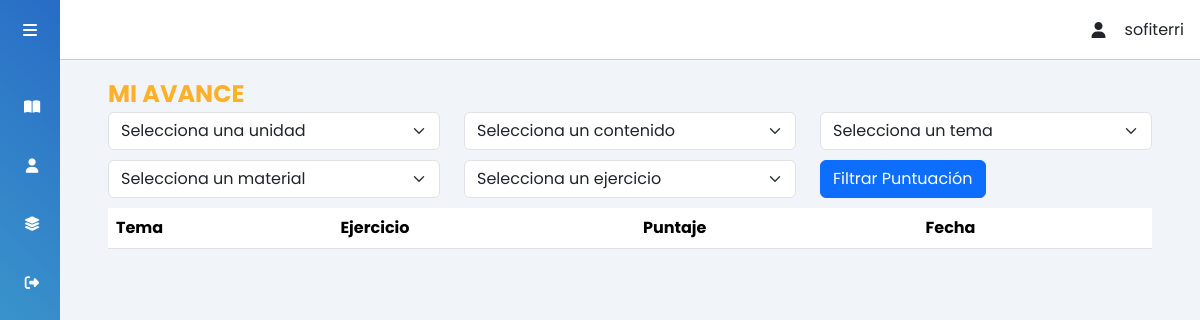
/avance_alumno/ (signed in), run on an earlier commit of the app's database.
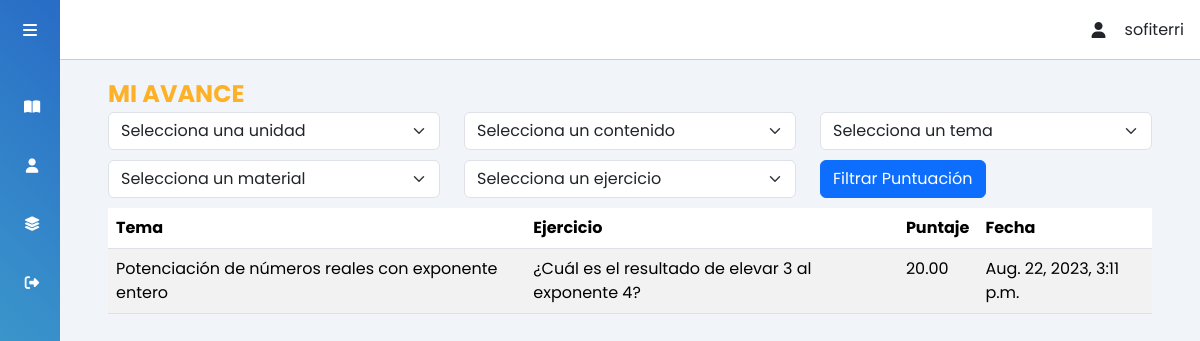
And on a later commit of the database.
### tasks/models.py (models this page shows, shortened)
class Puntuacion(models.Model):
    usuario = models.ForeignKey(User, on_delete=models.CASCADE)
    ejercicio = models.ForeignKey(Ejercicio, on_delete=models.CASCADE)
    fecha = models.DateTimeField(auto_now_add=True)
    puntaje = models.DecimalField(max_digits=5, decimal_places=2)

class Ejercicio(models.Model):
    enunciado = models.TextField()
    opciones = models.JSONField()  # Almacena las opciones de respuesta como un JSON
    respuesta_correcta = models.IntegerField()  # Respuesta correcta en el campo 'opciones'
    material = models.ForeignKey(Material, on_delete=models.CASCADE, default=1)  # Relación con Material
    def __str__(self):
        return f"{self.enunciado}"

class Material(models.Model):
    enlace = models.URLField()
    archivo_pdf = models.FileField(upload_to='pdfs/', validators=[validate_pdf_extension, validate_pdf_size],
                                   default='default.pdf')
    tema = models.ForeignKey(Tema, on_delete=models.CASCADE)  # Relación de uno a muchos con Tema

class Tema(models.Model):
    nombre = models.CharField(max_length=100)
    contenido = models.ForeignKey(Contenido, on_delete=models.CASCADE)
    def __str__(self):
        return self.nombre

### tasks/views.py (the view)
# urls.py: path('avance_alumno/', views.visualizar_puntuacion, name='avance_alu'),
@login_required
def visualizar_puntuacion(request):
    usuario_actual = request.user
    unidades = Unidad.objects.all()
    puntuaciones = Puntuacion.objects.filter(usuario=usuario_actual).select_related('ejercicio__material__tema')
    context = {
        'unidades': unidades,
        'puntuaciones': puntuaciones,
    }
    return render(request, 'avance_alumno.html', context)

### tasks/context_processors.py (called while the page is built)
def user_email(request):
    user = request.user
    if user.is_authenticated:
        email = user.email
        username = user.username
        first_name = user.first_name
        last_name = user.last_name
    else:
        email = None
        username = None
        first_name = None
        last_name = None
    return {
        'user_email': email,
        'user_username': username,
        'user_first_name': first_name,
        'user_last_name': last_name
    }

### tasks/templates/avance_alumno.html (shortened to what this page needs)
{% extends 'profile.html' %}
{% load static %}
{% block content %}
<span class="fw-bold fs-4" style="color: #fdb128">MI AVANCE</span>
    <div class="row">
        <div class="col-md-4" style="margin-bottom: 10px;">
            <select id="unidad-select" class="form-select" aria-label="Unidad select" onchange="cargarContenidos()">
                <option value="">Selecciona una unidad</option>
            </select>
        </div>
        <div class="col-md-4">
            <select id="contenido-select" class="form-select" aria-label="Contenido select" onchange="cargarTemas()">
                <option selected>Selecciona un contenido</option>
            </select>
        </div>
        <div class="col-md-4">
            <select id="tema-select" class="form-select" aria-label="Tema select" onchange="cargarMateriales()">
                <option selected>Selecciona un tema</option>
            </select>
        </div>
        <div class="col-md-4" style="margin-bottom: 10px;">
            <select id="material-select" class="form-select" aria-label="Material select" onchange="cargarEjercicios()">
                <option selected>Selecciona un material</option>
            </select>
        </div>
        <div class="col-md-4">
            <select id="ejercicio-select" class="form-select" aria-label="Ejercicio select">
                <option selected>Selecciona un ejercicio</option>
            </select>
        </div>
        <div class="col-md-4">
            <button type="button" class="btn btn-primary" onclick="filtrarPuntuacion()">Filtrar Puntuación</button>
        </div>
    </div>
    <table class="table table-striped">
        <thead>
            <tr>
                <th>Tema</th>
                <th>Ejercicio</th>
                <th>Puntaje</th>
                <th>Fecha</th>
            </tr>
        </thead>
        <tbody>
            {% for puntuacion in puntuaciones %}
            <tr>
                <td>{{ puntuacion.ejercicio.material.tema }}</td>
                <td>{{ puntuacion.ejercicio }}</td>
                <td>{{ puntuacion.puntaje }}</td>
                <td>{{ puntuacion.fecha }}</td>
            </tr>
            {% endfor %}
        </tbody>
    </table>
{% endblock %}

What changed in the data, as far as the page shows it:
added Puntuacion: ejercicio.material.tema "Potenciación de números reales con exponente entero", ejercicio "¿Cuál es el resultado de elevar 3 al exponente 4?", puntaje "20.00", fecha "Aug. 22, 2023, 3:11 p.m."
